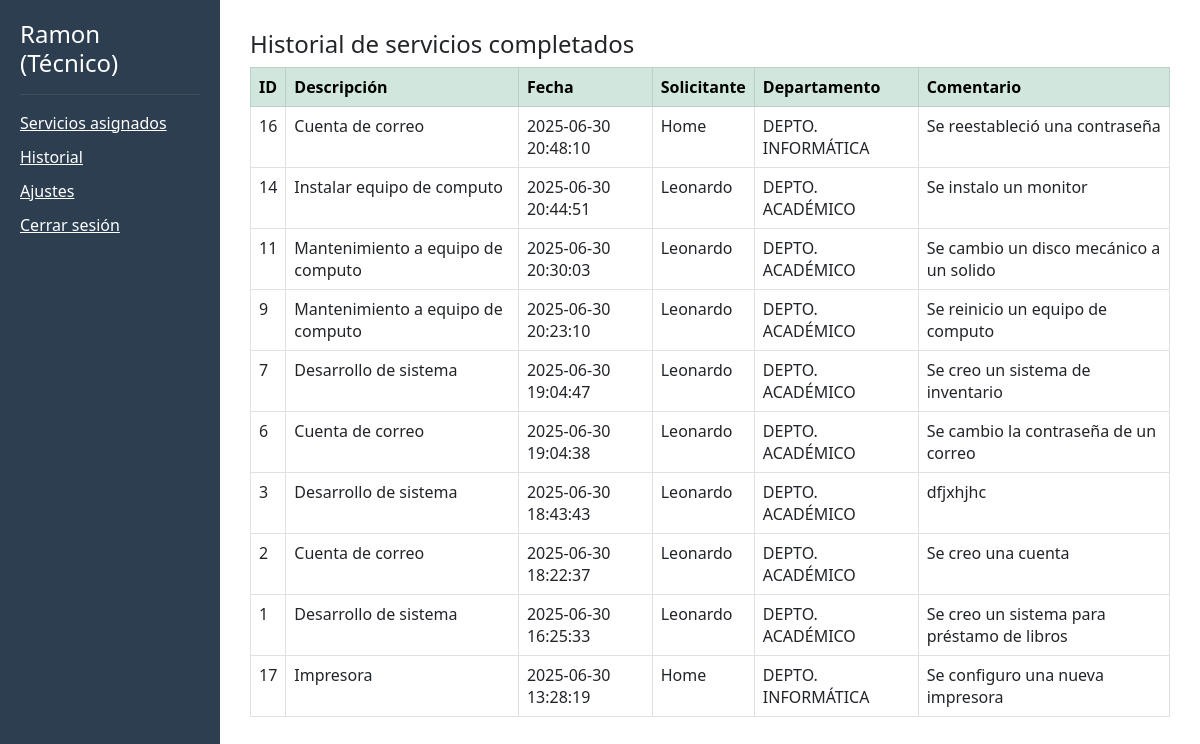
/historial_tecnico.php (signed in), run on the app's committed database.
### tables this page shows
CREATE TABLE `servicios` (
  `id_servicio` int(11) NOT NULL,
  `id_usuario` int(11) NOT NULL,
  `id_tipo_servicio` int(11) NOT NULL,
  `fecha_solicitud` datetime DEFAULT current_timestamp(),
  `estado` enum('pendiente','en proceso','completado') DEFAULT 'pendiente',
  `id_tecnico` int(11) DEFAULT NULL,
  `comentario` text DEFAULT NULL
);

CREATE TABLE `tiposervicio` (
  `id_tipo_servicio` int(11) NOT NULL,
  `nombre_servicio` varchar(100) NOT NULL
);

CREATE TABLE `usuarios` (
  `id_usuario` int(11) NOT NULL,
  `usuario` varchar(50) NOT NULL,
  `contrasena` varchar(255) NOT NULL,
  `idpersonal` int(11) DEFAULT NULL,
  `IDDEPTO` int(11) DEFAULT NULL,
  `rol` enum('usuario','técnico','admin') NOT NULL
);

CREATE TABLE `departamentos` (
  `IDDEPTO` int(11) NOT NULL,
  `DESCRIPCION` varchar(100) NOT NULL
);

### historial_tecnico.php (the view, shortened to what this page needs)
<?php
include 'conexion.php';
include 'sidebar_tecnico.php';
$id_tecnico = $_SESSION['id_usuario'];
$sql = "SELECT s.*, u.usuario AS solicitante, d.DESCRIPCION AS departamento, ts.nombre_servicio
        FROM servicios s
        INNER JOIN usuarios u ON s.id_usuario = u.id_usuario
        INNER JOIN departamentos d ON u.IDDEPTO = d.IDDEPTO
        INNER JOIN tiposervicio ts ON s.id_tipo_servicio = ts.id_tipo_servicio
        WHERE s.id_tecnico = ? AND s.estado = 'completado'
        ORDER BY s.fecha_solicitud DESC";
$stmt = $conn->prepare($sql);
$stmt->bind_param("i", $id_tecnico);
$stmt->execute();
$result = $stmt->get_result();
?>
<!DOCTYPE html>
<html lang="es">
<head>
    <link href="https://cdn.jsdelivr.net/npm/bootstrap@5.3.0/dist/css/bootstrap.min.css" rel="stylesheet">
</head>
<body>
<div class="content">
    <h4>Historial de servicios completados</h4>
    <table class="table table-bordered">
        <thead class="table-success">
            <tr>
                <th>ID</th>
                <th>Descripción</th>
                <th>Fecha</th>
                <th>Solicitante</th>
                <th>Departamento</th>
                <th>Comentario</th>
            </tr>
        </thead>
        <tbody>
            <?php if ($result->num_rows > 0): ?>
                <?php while ($row = $result->fetch_assoc()): ?>
                    <tr>
                        <td><?= $row['id_servicio'] ?></td>
                        <td><?= htmlspecialchars($row['nombre_servicio']) ?></td>
                        <td><?= $row['fecha_solicitud'] ?></td>
                        <td><?= htmlspecialchars($row['solicitante']) ?></td>
                        <td><?= htmlspecialchars($row['departamento']) ?></td>
                        <td><?= nl2br(htmlspecialchars($row['comentario'])) ?></td>
                    </tr>
                <?php endwhile; ?>
            <?php else: ?>
                <tr><td colspan="6" class="text-center">No hay servicios completados aún.</td></tr>
            <?php endif; ?>
        </tbody>
    </table>
</div>
</body>
</html>

### historial_tecnico.php (style rules this page uses)
body { margin: 0; display: flex; }
.content { margin-left: 220px; padding: 30px; width: calc(100% - 220px); }

### data on the page
servicios: id_servicio "16", id_tipo_servicio.nombre_servicio "Cuenta de correo", fecha_solicitud "2025-06-30 20:48:10", id_usuario.usuario "Home", departamentos.DESCRIPCION "DEPTO. INFORMÁTICA", comentario "Se reestableció una contraseña"
servicios: id_servicio "14", id_tipo_servicio.nombre_servicio "Instalar equipo de computo", fecha_solicitud "2025-06-30 20:44:51", id_usuario.usuario "Leonardo", departamentos.DESCRIPCION "DEPTO. ACADÉMICO", comentario "Se instalo un monitor"
servicios: id_servicio "11", id_tipo_servicio.nombre_servicio "Mantenimiento a equipo de computo", fecha_solicitud "2025-06-30 20:30:03", id_usuario.usuario "Leonardo", departamentos.DESCRIPCION "DEPTO. ACADÉMICO", comentario "Se cambio un disco mecánico a un solido"
servicios: id_servicio "9", id_tipo_servicio.nombre_servicio "Mantenimiento a equipo de computo", fecha_solicitud "2025-06-30 20:23:10", id_usuario.usuario "Leonardo", departamentos.DESCRIPCION "DEPTO. ACADÉMICO", comentario "Se reinicio un equipo de computo"
servicios: id_servicio "7", id_tipo_servicio.nombre_servicio "Desarrollo de sistema", fecha_solicitud "2025-06-30 19:04:47", id_usuario.usuario "Leonardo", departamentos.DESCRIPCION "DEPTO. ACADÉMICO", comentario "Se creo un sistema de inventario"
servicios: id_servicio "6", id_tipo_servicio.nombre_servicio "Cuenta de correo", fecha_solicitud "2025-06-30 19:04:38", id_usuario.usuario "Leonardo", departamentos.DESCRIPCION "DEPTO. ACADÉMICO", comentario "Se cambio la contraseña de un correo"
servicios: id_servicio "3", id_tipo_servicio.nombre_servicio "Desarrollo de sistema", fecha_solicitud "2025-06-30 18:43:43", id_usuario.usuario "Leonardo", departamentos.DESCRIPCION "DEPTO. ACADÉMICO", comentario "dfjxhjhc"
servicios: id_servicio "2", id_tipo_servicio.nombre_servicio "Cuenta de correo", fecha_solicitud "2025-06-30 18:22:37", id_usuario.usuario "Leonardo", departamentos.DESCRIPCION "DEPTO. ACADÉMICO", comentario "Se creo una cuenta"
servicios: id_servicio "1", id_tipo_servicio.nombre_servicio "Desarrollo de sistema", fecha_solicitud "2025-06-30 16:25:33", id_usuario.usuario "Leonardo", departamentos.DESCRIPCION "DEPTO. ACADÉMICO", comentario "Se creo un sistema para préstamo de libros"
servicios: id_servicio "17", id_tipo_servicio.nombre_servicio "Impresora", fecha_solicitud "2025-06-30 13:28:19", id_usuario.usuario "Home", departamentos.DESCRIPCION "DEPTO. INFORMÁTICA", comentario "Se configuro una nueva impresora"

### other printed values
$_SESSION['nombre_usuario'] "Ramon"
$_SESSION['rol'] "Técnico"
